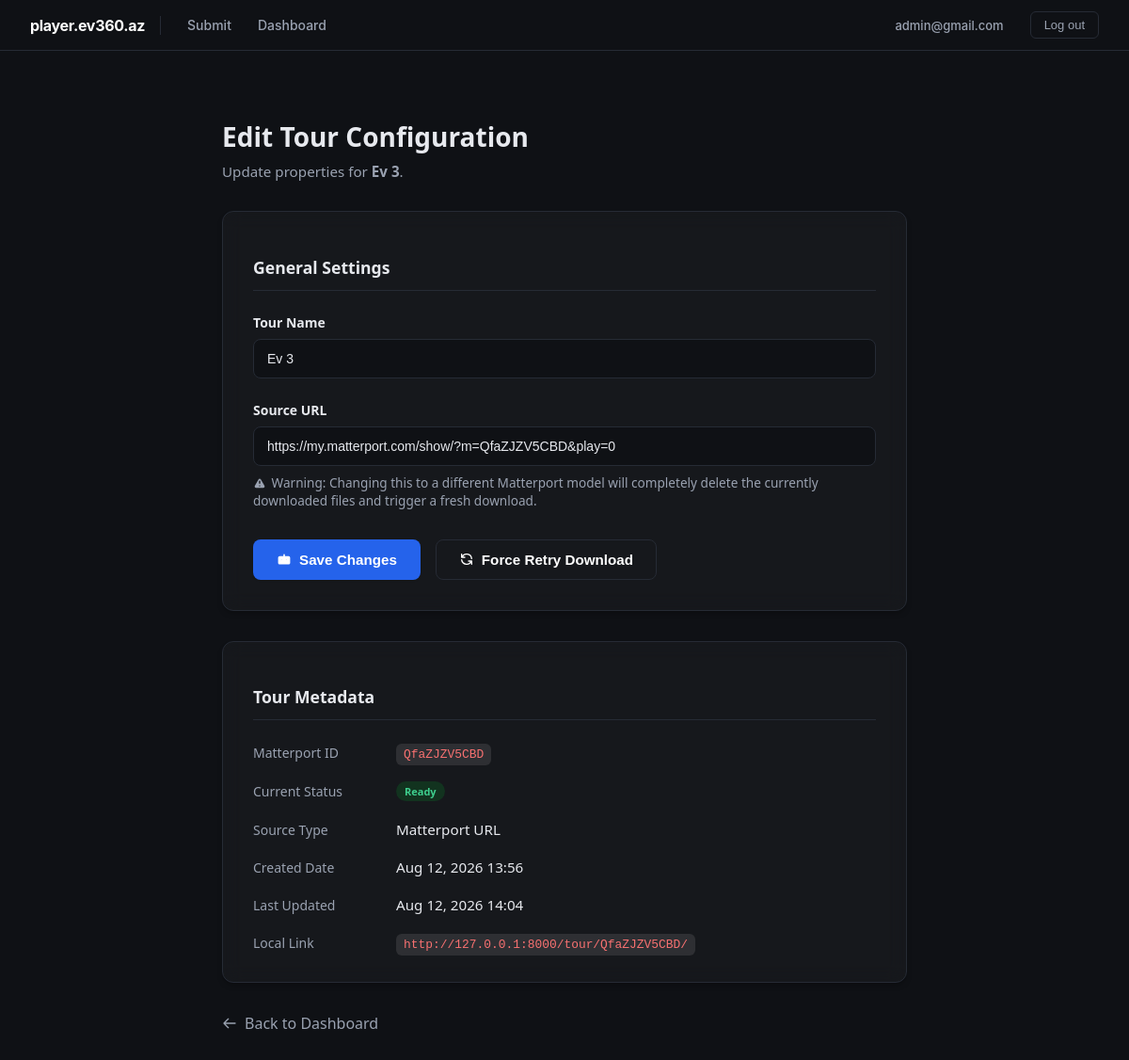
The app's page /tour/105/edit/ (signed in) with its own data.
### tours/models.py (models this page shows, shortened)
class Tour(models.Model):
    matterport_id = models.CharField(max_length=32, unique=True, db_index=True)
    name = models.CharField(max_length=255, blank=True, default="")
    created_at = models.DateTimeField(auto_now_add=True)
    class Meta:
        ordering = ["-created_at"]
    @property
    def latest_upload(self):
        return self.uploads.order_by("-created_at").first()
    @property
    def local_url(self) -> str:
        return f"{settings.PLAYER_PUBLIC_BASE_URL}/tour/{self.matterport_id}/"

class TourUpload(models.Model):
    class SourceType(models.TextChoices):
        URL = "url", "Matterport URL"
        ZIP = "zip", "ZIP Upload"
    class Status(models.TextChoices):
        PENDING = "pending", "Pending"
        DOWNLOADING = "downloading", "Downloading"
        READY = "ready", "Ready"
        FAILED = "failed", "Failed"
    tour = models.ForeignKey(
        Tour, on_delete=models.CASCADE, related_name="uploads", null=True, blank=True
    )
    source_type = models.CharField(max_length=10, choices=SourceType.choices)
    source_url = models.URLField(blank=True)
    original_zip_name = models.CharField(max_length=255, blank=True)
    status = models.CharField(max_length=20, choices=Status.choices, default=Status.PENDING)
    local_path = models.CharField(max_length=255, blank=True)
    error_message = models.TextField(blank=True)
    celery_task_id = models.CharField(max_length=64, blank=True)
    created_at = models.DateTimeField(auto_now_add=True)
    updated_at = models.DateTimeField(auto_now=True)
    class Meta:
        ordering = ["-created_at"]

### tours/views.py (the view, shortened to what this page needs)
# urls.py: path("tour/<int:tour_id>/edit/", views.edit_tour_view, name="edit_tour"),
@login_required
def edit_tour_view(request, tour_id):
    tour = get_object_or_404(Tour, id=tour_id)
    latest = tour.latest_upload
    return render(request, "tours/edit_tour.html", {"tour": tour, "latest": latest})

### tours/templates/tours/edit_tour.html (shortened to what this page needs)
{% extends "tours/base.html" %}
{% block content %}
<div class="edit-container">
  <header class="page-header">
    <h1 class="page-title">Edit Tour Configuration</h1>
    <p class="page-desc">Update properties for <strong>{{ tour.name|default:tour.matterport_id }}</strong>.</p>
  </header>
  <div class="card">
    <h2 class="card-header">General Settings</h2>
    <form method="post" id="edit-form">
      <div class="form-group">
        <label class="form-label">Tour Name</label>
        <input type="text" name="name" value="{{ tour.name }}" placeholder="e.g. Downtown Highrise" class="form-control">
      </div>
      {% if latest.source_type == "url" %}
      <div class="form-group">
        <label class="form-label">Source URL</label>
        <input type="text" name="source_url" value="{{ latest.source_url }}" class="form-control">
        <span class="help-text">
          Warning: Changing this to a different Matterport model will completely delete the currently downloaded files and trigger a fresh download.
        </span>
      </div>
      {% endif %}
    </form>
    <div class="btn-group">
      <button type="submit" form="edit-form" name="action" value="save" class="btn btn-primary">
        Save Changes
      </button>
      {% if latest.source_type == "url" %}
      <form method="post" style="margin:0;">
        <button type="submit" name="action" value="retry" class="btn btn-secondary">
          <svg style="width:16px;height:16px;fill:none;stroke:currentColor;stroke-width:2;" viewBox="0 0 24 24"><path stroke-linecap="round" stroke-linejoin="round" d="M4 4v5h.582m15.356 2A8.001 8.001 0 004.582 9m0 0H9m11 11v-5h-.581m0 0a8.003 8.003 0 01-15.357-2m15.357 2H15"></path></svg>
          Force Retry Download
        </button>
      </form>
      {% endif %}
    </div>
  </div>
  <div class="card">
    <h2 class="card-header">Tour Metadata</h2>
    <div class="details-grid">
      <div class="detail-key">Matterport ID</div>
      <div class="detail-value"><code>{{ tour.matterport_id }}</code></div>
      <div class="detail-key">Current Status</div>
      <div class="detail-value"><span class="badge badge-{{ latest.status }}">{{ latest.get_status_display }}</span></div>
      <div class="detail-key">Source Type</div>
      <div class="detail-value">{{ latest.get_source_type_display }}</div>
      <div class="detail-key">Created Date</div>
      <div class="detail-value">{{ tour.created_at|date:"M d, Y H:i" }}</div>
      <div class="detail-key">Last Updated</div>
      <div class="detail-value">{{ latest.updated_at|date:"M d, Y H:i" }}</div>
      {% if latest.status == "ready" %}
      <div class="detail-key">Local Link</div>
      <div class="detail-value">
        <a href="{{ tour.local_url }}" target="_blank"><code>{{ tour.local_url }}</code></a>
      </div>
      {% endif %}
    </div>
  </div>
  <a href="{% url 'dashboard' %}" class="back-link">
    <svg style="width:16px;height:16px;fill:none;stroke:currentColor;stroke-width:2;" viewBox="0 0 24 24"><path stroke-linecap="round" stroke-linejoin="round" d="M10 19l-7-7m0 0l7-7m-7 7h18"></path></svg>
    Back to Dashboard
  </a>
</div>
{% endblock %}

### tours/templates/tours/base.html (shortened to what this page needs)
<!DOCTYPE html>
<html lang="az">
<head>
</head>
<body>
<nav>
  <div class="nav-left">
    <span class="brand">player.ev360.az</span>
    <div class="nav-links">
      <a href="{% url 'submit' %}" class="{% if request.resolver_match.url_name == 'submit' %}active{% endif %}">Submit</a>
      <a href="{% url 'dashboard' %}" class="{% if request.resolver_match.url_name == 'dashboard' %}active{% endif %}">Dashboard</a>
    </div>
  </div>
  <div class="nav-right">
    {% if user.is_authenticated %}
      <a href="{% url 'profile' %}" class="user-email">{{ user.email }}</a>
      <form method="post" action="{% url 'logout' %}" style="display:inline; margin: 0; padding: 0;">
        <button type="submit" class="logout-btn">Log out</button>
      </form>
    {% else %}
      <a href="{% url 'login' %}">Log in</a>
    {% endif %}
  </div>
</nav>
<main>
  {% block content %}  {% endblock %}
</main>
</body>
</html>

### tours/templates/tours/base.html (style rules this page uses)
:root { --bg: #0f1115; --panel: #171a21; --border: #262b35; --text: #e7e9ee; --muted: #9aa2b1; --accent: #4f8cff; --ok: #3ecf8e; --fail: #ff6161; --warn: #ffb454; --hover-bg: rgba(255, 255, 255, 0.06); }
* { box-sizing: border-box; }
body { margin: 0; background: var(--bg); color: var(--text); font-family: -apple-system, BlinkMacSystemFont, "Segoe UI", Roboto, Helvetica, Arial, sans-serif; }
nav { display: flex; justify-content: space-between; align-items: center; padding: 12px 32px; background: var(--bg); border-bottom: 1px solid var(--border); }
.nav-left, .nav-right { display: flex; align-items: center; gap: 16px; }
nav .brand { font-weight: 700; color: #ffffff; font-size: 16px; letter-spacing: -0.02em; padding-right: 16px; border-right: 1px solid var(--border); }
.nav-links { display: flex; gap: 4px; }
nav a { color: var(--muted); text-decoration: none; font-size: 14px; font-weight: 500; padding: 6px 12px; border-radius: 6px; transition: all 0.2s ease; }
.user-email { font-size: 13px; color: var(--muted); }
.logout-btn { margin: 0; padding: 6px 14px; background: transparent; border: 1px solid var(--border); border-radius: 6px; color: var(--muted); font-size: 13px; font-weight: 500; cursor: pointer; transition: all 0.2s ease; }
main { max-width: 1100px; margin: 0 auto; padding: 40px 24px; }
h1 { font-size: 22px; margin: 0 0 6px; }
input[type=url], input[type=text] { width: 100%; padding: 12px 14px; background: #0f1115; border: 1px solid var(--border); border-radius: 8px; color: var(--text); font-size: 14px; }
.badge { display: inline-block; padding: 3px 9px; border-radius: 20px; font-size: 11px; font-weight: 600; }
.badge-ready { background: #12331f; color: var(--ok); }
code { background: #0f1115; padding: 2px 6px; border-radius: 4px; font-size: 12px; color: var(--accent); }
.btn { display: inline-block; padding: 6px 14px; border: none; border-radius: 6px; font-size: 0.9rem; font-weight: 500; cursor: pointer; transition: background 0.15s ease; }

### records on screen
Tour: name "Ev 3", matterport_id "QfaZJZV5CBD", created_at "Aug 12, 2026 13:56", local_url "http://127.0.0.1:8000/tour/QfaZJZV5CBD/"
TourUpload: source_url "https://my.matterport.com/show/?m=QfaZJZV5CBD&play=0", status "Ready", source_type "Matterport URL", updated_at "Aug 12, 2026 14:04"

### other values on screen
{{ user.email }} "admin@gmail.com"
